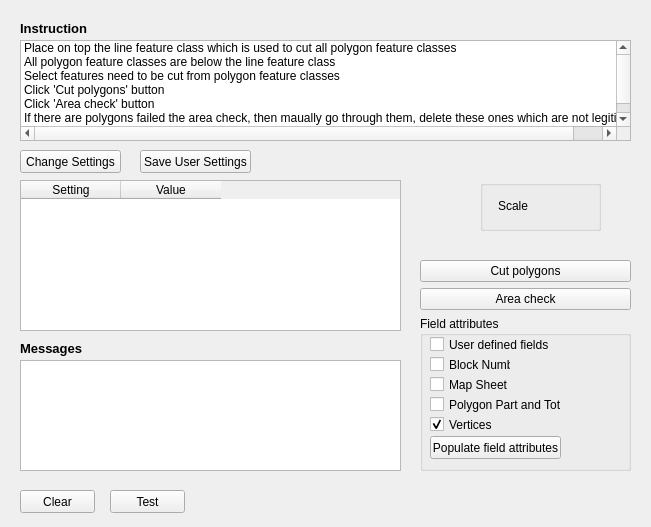
<?xml version="1.0" encoding="UTF-8"?>
<ui version="4.0">
 <class>GraticularBlockCuttingTool_QGISDialogBase</class>
 <widget class="QDialog" name="GraticularBlockCuttingTool_QGISDialogBase">
  <property name="geometry">
   <rect>
    <x>0</x>
    <y>0</y>
    <width>651</width>
    <height>527</height>
   </rect>
  </property>
  <property name="windowTitle">
   <string>GraticularBlockCuttingTool_QGIS</string>
  </property>
  <widget class="QDialogButtonBox" name="button_box">
   <property name="geometry">
    <rect>
     <x>420</x>
     <y>690</y>
     <width>341</width>
     <height>32</height>
    </rect>
   </property>
   <property name="orientation">
    <enum>Qt::Horizontal</enum>
   </property>
   <property name="standardButtons">
    <set>QDialogButtonBox::Cancel|QDialogButtonBox::Ok</set>
   </property>
  </widget>
  <widget class="QListWidget" name="listWidget_Instruction">
   <property name="geometry">
    <rect>
     <x>20</x>
     <y>40</y>
     <width>611</width>
     <height>101</height>
    </rect>
   </property>
   <property name="sizePolicy">
    <sizepolicy hsizetype="Expanding" vsizetype="Expanding">
     <horstretch>0</horstretch>
     <verstretch>0</verstretch>
    </sizepolicy>
   </property>
   <item>
    <property name="text">
     <string>Place on top the line feature class which is used to cut all polygon feature classes</string>
    </property>
   </item>
   <item>
    <property name="text">
     <string>All polygon feature classes are below the line feature class</string>
    </property>
   </item>
   <item>
    <property name="text">
     <string>Select features need to be cut from polygon feature classes</string>
    </property>
   </item>
   <item>
    <property name="text">
     <string>Click 'Cut polygons' button</string>
    </property>
   </item>
   <item>
    <property name="text">
     <string>Click 'Area check' button</string>
    </property>
   </item>
   <item>
    <property name="text">
     <string>If there are polygons failed the area check, then maually go through them, delete these ones which are not legitimate</string>
    </property>
   </item>
   <item>
    <property name="text">
     <string>Click 'Populate field attributes' button</string>
    </property>
   </item>
  </widget>
  <widget class="QLabel" name="label">
   <property name="geometry">
    <rect>
     <x>20</x>
     <y>20</y>
     <width>81</width>
     <height>16</height>
    </rect>
   </property>
   <property name="font">
    <font>
     <pointsize>10</pointsize>
     <weight>75</weight>
     <bold>true</bold>
    </font>
   </property>
   <property name="text">
    <string>Instruction</string>
   </property>
  </widget>
  <widget class="QLabel" name="label_2">
   <property name="geometry">
    <rect>
     <x>20</x>
     <y>340</y>
     <width>71</width>
     <height>16</height>
    </rect>
   </property>
   <property name="font">
    <font>
     <pointsize>10</pointsize>
     <weight>75</weight>
     <bold>true</bold>
    </font>
   </property>
   <property name="text">
    <string>Messages</string>
   </property>
  </widget>
  <widget class="QListWidget" name="listWidget_Messages">
   <property name="geometry">
    <rect>
     <x>20</x>
     <y>360</y>
     <width>381</width>
     <height>111</height>
    </rect>
   </property>
   <property name="sizePolicy">
    <sizepolicy hsizetype="Expanding" vsizetype="Expanding">
     <horstretch>1</horstretch>
     <verstretch>0</verstretch>
    </sizepolicy>
   </property>
  </widget>
  <widget class="QPushButton" name="btn_ClearMessage">
   <property name="geometry">
    <rect>
     <x>20</x>
     <y>490</y>
     <width>75</width>
     <height>23</height>
    </rect>
   </property>
   <property name="cursor">
    <cursorShape>CrossCursor</cursorShape>
   </property>
   <property name="text">
    <string>Clear</string>
   </property>
  </widget>
  <widget class="QTableWidget" name="tableWidget_uers_settings">
   <property name="geometry">
    <rect>
     <x>20</x>
     <y>180</y>
     <width>381</width>
     <height>151</height>
    </rect>
   </property>
   <property name="rowCount">
    <number>0</number>
   </property>
   <property name="columnCount">
    <number>2</number>
   </property>
   <attribute name="horizontalHeaderCascadingSectionResizes">
    <bool>true</bool>
   </attribute>
   <column>
    <property name="text">
     <string>Setting</string>
    </property>
   </column>
   <column>
    <property name="text">
     <string>Value</string>
    </property>
   </column>
  </widget>
  <widget class="QPushButton" name="btn_EditUserSettings">
   <property name="geometry">
    <rect>
     <x>20</x>
     <y>150</y>
     <width>101</width>
     <height>23</height>
    </rect>
   </property>
   <property name="text">
    <string>Change Settings</string>
   </property>
  </widget>
  <widget class="QPushButton" name="btn_SaveUserSettings">
   <property name="geometry">
    <rect>
     <x>140</x>
     <y>150</y>
     <width>111</width>
     <height>23</height>
    </rect>
   </property>
   <property name="text">
    <string>Save User Settings</string>
   </property>
  </widget>
  <widget class="QProgressBar" name="progressBar">
   <property name="geometry">
    <rect>
     <x>20</x>
     <y>695</y>
     <width>571</width>
     <height>20</height>
    </rect>
   </property>
   <property name="value">
    <number>0</number>
   </property>
  </widget>
  <widget class="QPushButton" name="btn_Test">
   <property name="geometry">
    <rect>
     <x>110</x>
     <y>490</y>
     <width>75</width>
     <height>23</height>
    </rect>
   </property>
   <property name="text">
    <string>Test</string>
   </property>
  </widget>
  <widget class="QWidget" name="verticalLayoutWidget">
   <property name="geometry">
    <rect>
     <x>420</x>
     <y>260</y>
     <width>211</width>
     <height>211</height>
    </rect>
   </property>
   <layout class="QVBoxLayout" name="verticalLayout">
    <item>
     <widget class="QPushButton" name="btn_CutPolygons">
      <property name="text">
       <string>Cut polygons</string>
      </property>
     </widget>
    </item>
    <item>
     <widget class="QPushButton" name="btn_CheckArea">
      <property name="text">
       <string>Area check</string>
      </property>
     </widget>
    </item>
    <item>
     <widget class="QGroupBox" name="groupBox">
      <property name="autoFillBackground">
       <bool>true</bool>
      </property>
      <property name="title">
       <string>Field attributes</string>
      </property>
      <property name="flat">
       <bool>false</bool>
      </property>
      <widget class="QPushButton" name="btn_PopulateFieldAttributes">
       <property name="geometry">
        <rect>
         <x>10</x>
         <y>120</y>
         <width>131</width>
         <height>23</height>
        </rect>
       </property>
       <property name="text">
        <string>Populate field attributes</string>
       </property>
      </widget>
      <widget class="QCheckBox" name="chk_UserDefinedFields">
       <property name="geometry">
        <rect>
         <x>10</x>
         <y>20</y>
         <width>121</width>
         <height>17</height>
        </rect>
       </property>
       <property name="text">
        <string>User defined fields</string>
       </property>
      </widget>
      <widget class="QCheckBox" name="chk_BlockNumberField">
       <property name="geometry">
        <rect>
         <x>10</x>
         <y>40</y>
         <width>81</width>
         <height>17</height>
        </rect>
       </property>
       <property name="text">
        <string>Block Number</string>
       </property>
       <property name="checked">
        <bool>false</bool>
       </property>
      </widget>
      <widget class="QCheckBox" name="chk_MapSheet">
       <property name="geometry">
        <rect>
         <x>10</x>
         <y>60</y>
         <width>111</width>
         <height>17</height>
        </rect>
       </property>
       <property name="text">
        <string>Map Sheet</string>
       </property>
       <property name="checked">
        <bool>false</bool>
       </property>
      </widget>
      <widget class="QCheckBox" name="chk_PolygonPartAndTotalField">
       <property name="geometry">
        <rect>
         <x>10</x>
         <y>80</y>
         <width>131</width>
         <height>17</height>
        </rect>
       </property>
       <property name="text">
        <string>Polygon Part and Total</string>
       </property>
       <property name="checked">
        <bool>false</bool>
       </property>
      </widget>
      <widget class="QCheckBox" name="chk_VerticesField">
       <property name="geometry">
        <rect>
         <x>10</x>
         <y>100</y>
         <width>70</width>
         <height>17</height>
        </rect>
       </property>
       <property name="text">
        <string>Vertices</string>
       </property>
       <property name="checked">
        <bool>true</bool>
       </property>
      </widget>
     </widget>
    </item>
   </layout>
  </widget>
  <widget class="QGroupBox" name="horizontalGroupBox">
   <property name="geometry">
    <rect>
     <x>480</x>
     <y>180</y>
     <width>121</width>
     <height>51</height>
    </rect>
   </property>
   <layout class="QFormLayout" name="formLayout">
    <item row="0" column="1">
     <widget class="QLabel" name="label_3">
      <property name="text">
       <string>Scale</string>
      </property>
     </widget>
    </item>
    <item row="0" column="0">
     <widget class="QComboBox" name="comboScale"/>
    </item>
   </layout>
  </widget>
 </widget>
 <resources/>
 <connections>
  <connection>
   <sender>button_box</sender>
   <signal>accepted()</signal>
   <receiver>GraticularBlockCuttingTool_QGISDialogBase</receiver>
   <slot>accept()</slot>
   <hints>
    <hint type="sourcelabel">
     <x>20</x>
     <y>20</y>
    </hint>
    <hint type="destinationlabel">
     <x>20</x>
     <y>20</y>
    </hint>
   </hints>
  </connection>
  <connection>
   <sender>button_box</sender>
   <signal>rejected()</signal>
   <receiver>GraticularBlockCuttingTool_QGISDialogBase</receiver>
   <slot>reject()</slot>
   <hints>
    <hint type="sourcelabel">
     <x>20</x>
     <y>20</y>
    </hint>
    <hint type="destinationlabel">
     <x>20</x>
     <y>20</y>
    </hint>
   </hints>
  </connection>
 </connections>
</ui>
